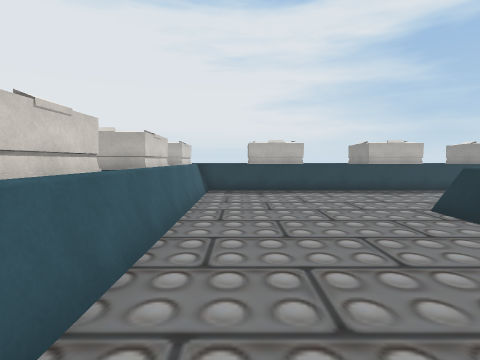
View 1 (above)

24 first-person views from a walk through a 3-D level made in the Unity game engine. The camera is 1.5 m above the floor, tilts 4° down and sees 80° across. The floor is counted in squares, 1 m on a side. Each view is taken from the middle of a square. On the plan, view 1 faces up. The plan holds only what a view shows up to about 14 squares ahead; the rest is blank. The place goes on beyond the plan. Some animated figures are left out. Some surface patterns are stand-ins.

View 2
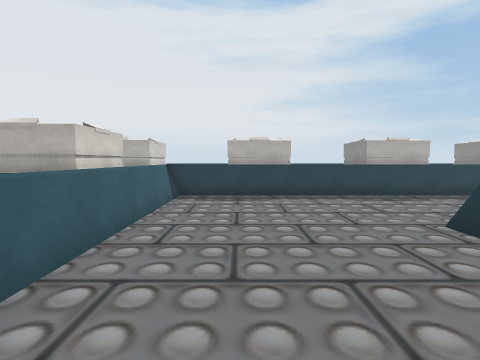

View 3
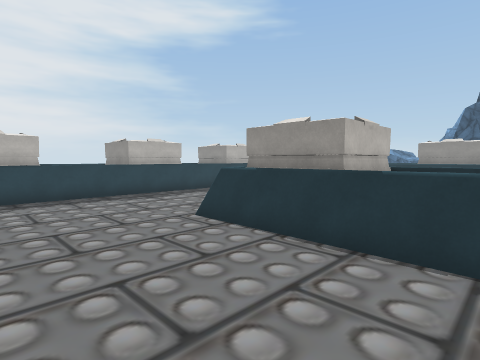

View 4
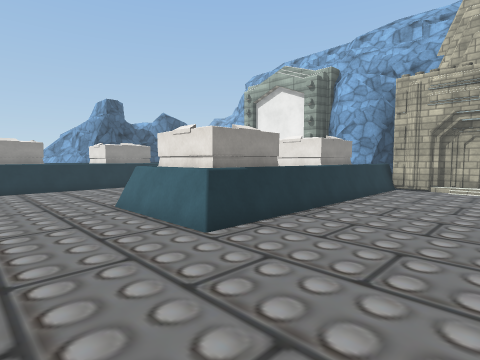

View 5
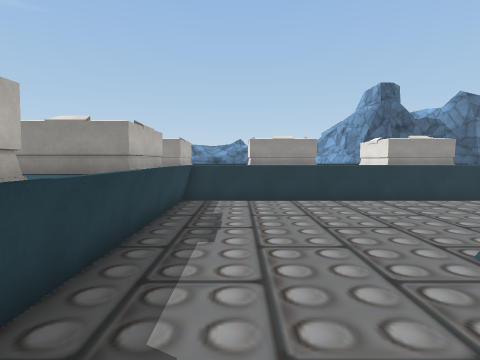

View 6
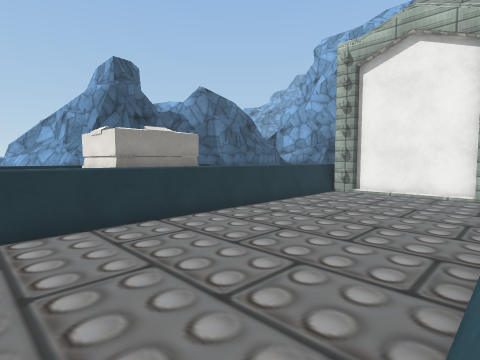

View 7
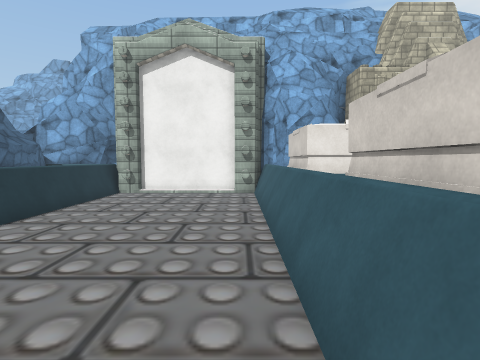

View 8
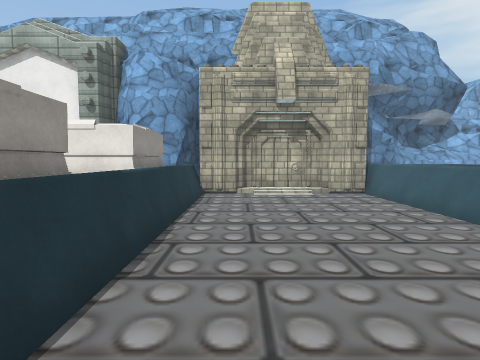

View 9
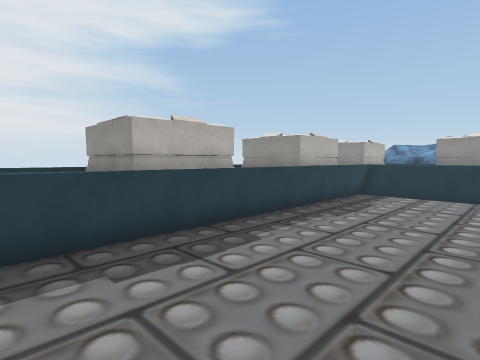

View 10
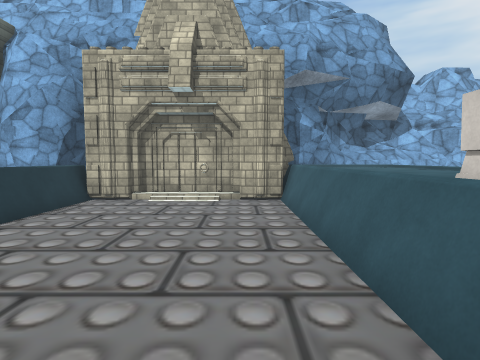

View 11
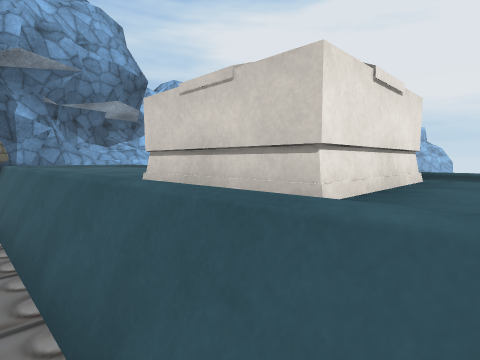

View 12
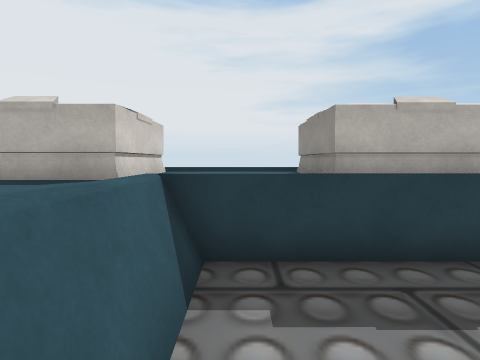

View 13
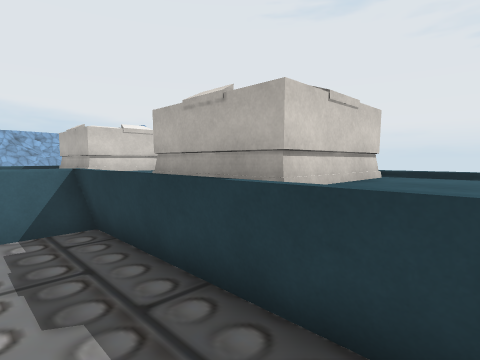

View 14
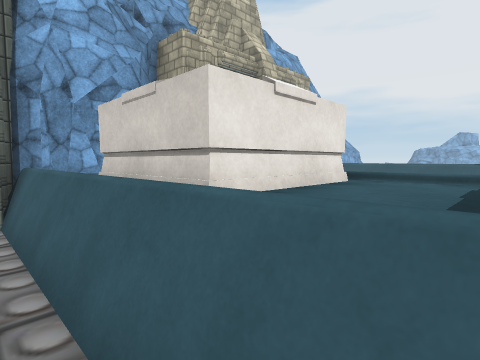

View 15
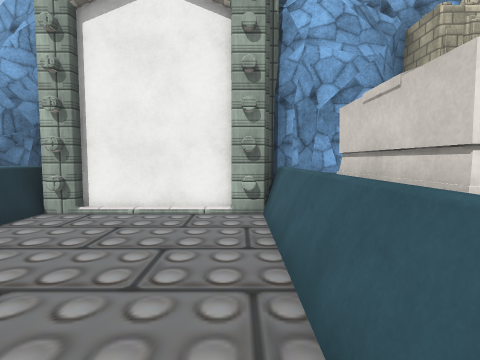

View 16
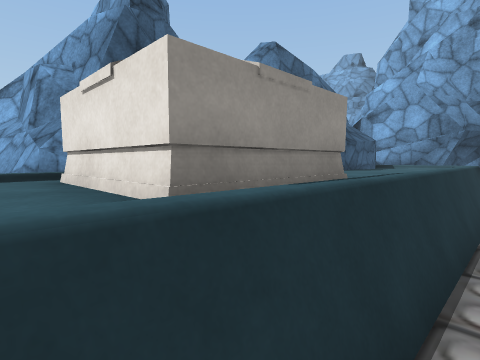

View 17
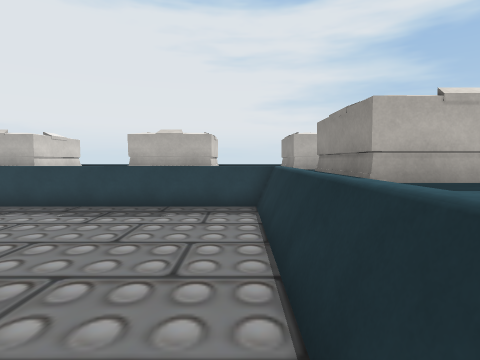

View 18
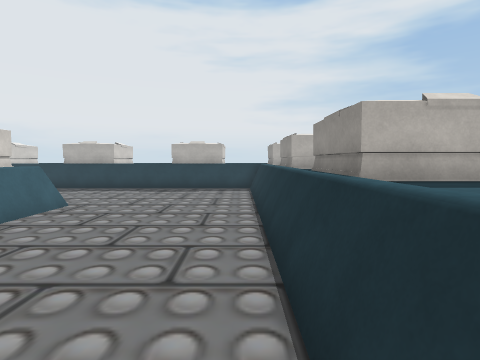

View 19
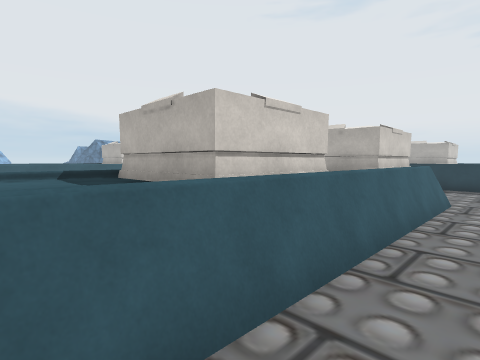

View 20
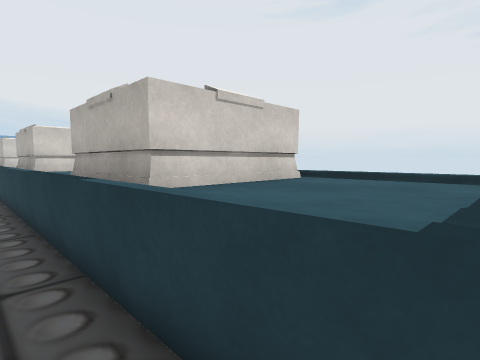

View 21
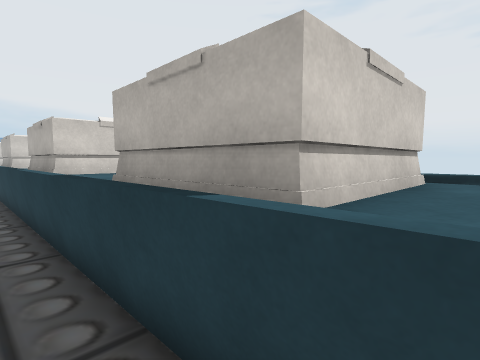

View 22
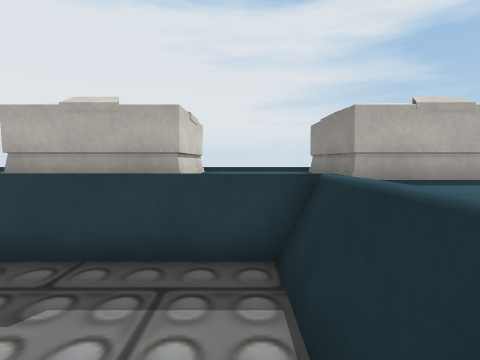

View 23
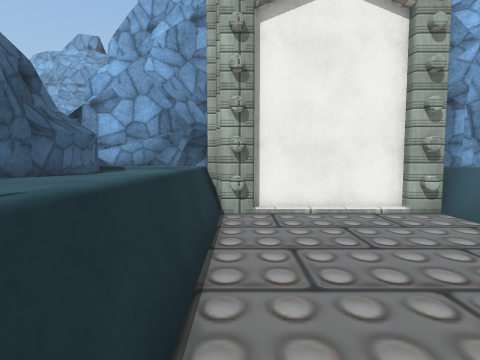

View 24
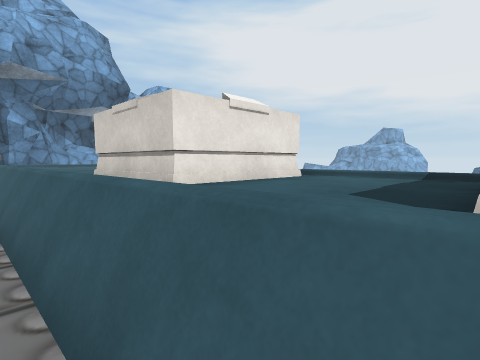

### Floor plan
Key: @ floor where view 1 was taken; # wall or solid block; . floor; = window, fence, low wall or low ledge; ^ raised ledge; O other object.
Columns run from 4 left of view 1 to 19 right of it. Each row starts with its distance up from view 1.
 16  #^ O# O^^O###^^O  #^ O
 15 ##^ O##O^^O##O^^O###^ O#
 14 OO^^^O#O^^^O#O^^^O#O^^OO
 13 ^^=..................=^^
 12 OO=..................=OO
 11  #=..................=#
 10 ##=..................=##
  9 #O=..................=O#
  8 ^^=.......#####......=^^
  7 ^^=.......#####......=^^
  6 O^=.......#####......=O#
  5  #=.......#####......=##
  4  #=.......=^^^^......=#
  3  ^=.......=^^^^......=^^
  2 ^^=.......#####......=^^
  1 ^^=.......#####......=^^
  0 ^^=.@.....#####......=^^
 -1 ^^=.......=^^^=......=^^
 -2 ^^=.......=^^ ^......=^^
 -3 ^^=.......=^^ ^......=^^
 -4 ^^####################^^
 -5 ^^#                  #^^
 -6 ##                   ###

Positions as (right, up) in squares from view 1, and headings:
1: (0, 0), facing up
2: (1, 2), facing up
3: (1, 2), facing up-right
4: (1, 12), facing down-right
5: (6, 12), facing right
6: (10, 9), facing down-right
7: (11, 9), facing down
8: (4, 9), facing down
9: (4, 9), facing up-right
10: (0, 7), facing down
11: (-1, 7), facing down-left
12: (-1, 10), facing up
13: (5, 12), facing up-left
14: (11, 4), facing down-left
15: (11, 4), facing down
16: (16, 7), facing down-right
17: (16, 5), facing up
18: (16, -1), facing up
19: (12, -3), facing up-left
20: (12, 13), facing up-left
21: (16, 13), facing up-left
22: (16, 10), facing up
23: (16, 4), facing down
24: (-1, 9), facing down-left
